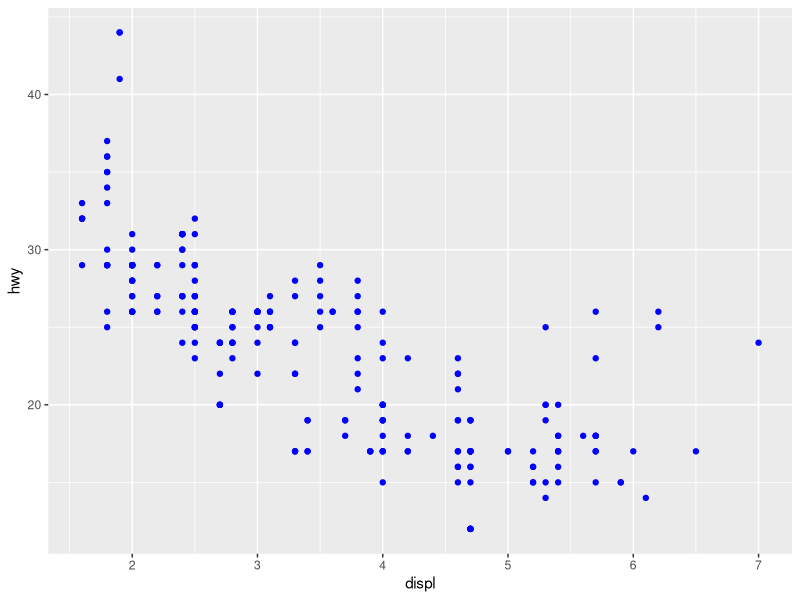

This chart was generated by the following R code:
## ---- chunk 1
#| include: false
library(tidyverse)
## ---- chunk 2
install.packages("ggplot2")
## ---- chunk 3
library("ggplot2")

# alternatively
library("tidyverse") # (my preference!)
## ---- chunk 4
ggplot(data = mpg) +
  geom_point(mapping = aes(x = displ, y = hwy), color = "blue")
